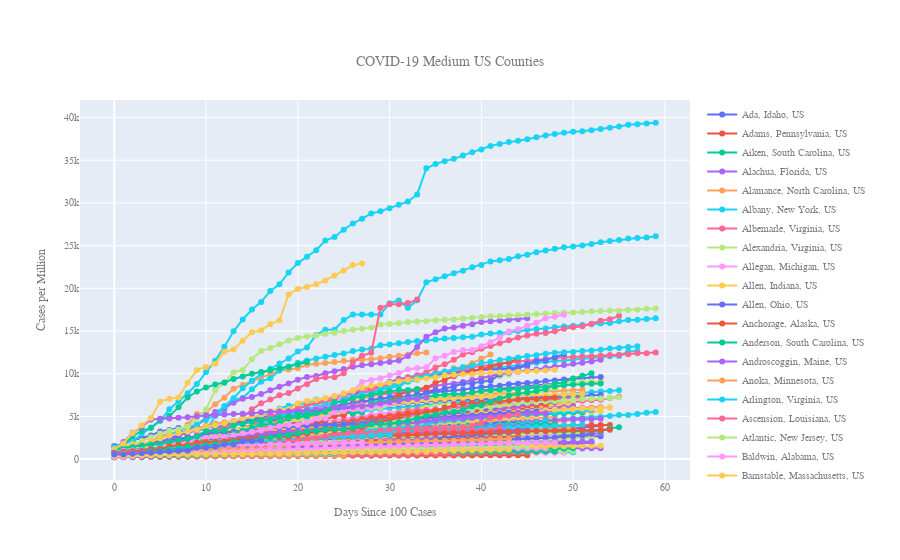

Notebook code for this chart:
### Code cell
plot_col = 'Confirmed'

fig = go.Figure()
for index, row in df_by_location.iterrows():
    fig = add_traces(row, plot_col, fig, False, 500000, 100000)
    
fig.update_layout(
    title={
        'text': "COVID-19 Medium US Counties",
        'y':0.9,
        'x':0.5,
        'xanchor': 'center',
        'yanchor': 'top'},
    xaxis_title="Days Since 100 Cases",
    yaxis_title="Cases per Million",
    font=dict(
        family="Courier New, monospace",
        size=10,
        color="#7f7f7f"
    )
)
